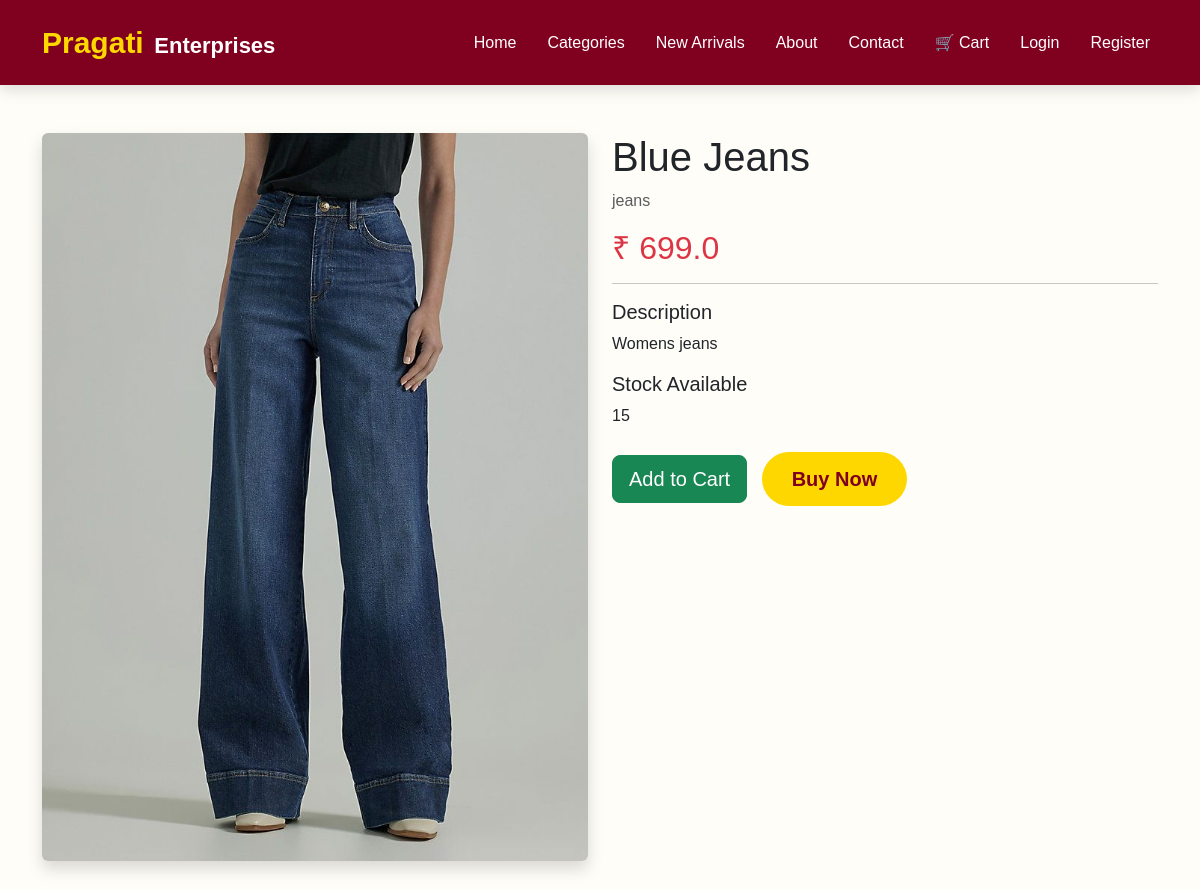
The app's page /product/2 with its own data.
### models.py (models this page shows)
class Product(db.Model):
    id = db.Column(db.Integer, primary_key=True)
    name = db.Column(db.String(100), nullable=False)
    category = db.Column(db.String(50))
    price = db.Column(db.Float)
    stock = db.Column(db.Integer)
    image = db.Column(db.String(255), nullable=True)
    description = db.Column(db.Text)
    is_new = db.Column(db.Boolean, default=True)

### app.py (the view)
@app.route("/product/<int:id>")
def product_details(id):
    product = Product.query.get_or_404(id)
    return render_template(
        "product_details.html",
        product=product
    )

### templates/product_details.html (shortened to what this page needs)
{% extends "base.html" %}
{% block content %}
<div class="container py-5">
    <div class="row">
        <div class="col-md-6">
            <img src="{{ url_for('static', filename='uploads/' + product.image) }}"
                 class="img-fluid rounded shadow">
        </div>
        <div class="col-md-6">
            <h1>{{ product.name }}</h1>
            <p class="text-muted">{{ product.category }}</p>
            <h2 class="text-danger">₹ {{ product.price }}</h2>
            <hr>
            <h5>Description</h5>
            <p>{{ product.description }}</p>
            <h5>Stock Available</h5>
            <p>{{ product.stock }}</p>
            <div class="mt-4">
                <a href="{{ url_for('add_to_cart', id=product.id) }}"
   class="btn btn-success btn-lg">
    Add to Cart
</a>
                <button class="btn btn-warning btn-lg">
                    Buy Now
                </button>
            </div>
        </div>
    </div>
</div>
{% endblock %}

### static/css/style.css (style rules this page uses)
body { background:#FFFDF8; font-family:Arial, sans-serif; }
.btn-warning { background:#FFD700; border:none; color:#800020; font-weight:bold; padding:12px 30px; border-radius:40px; transition:.3s; }
.btn-success { margin-right:10px; }

### records on screen
Product: image (picture), name "Blue Jeans", category "jeans", price "699.0", description "Womens jeans", stock "15"
